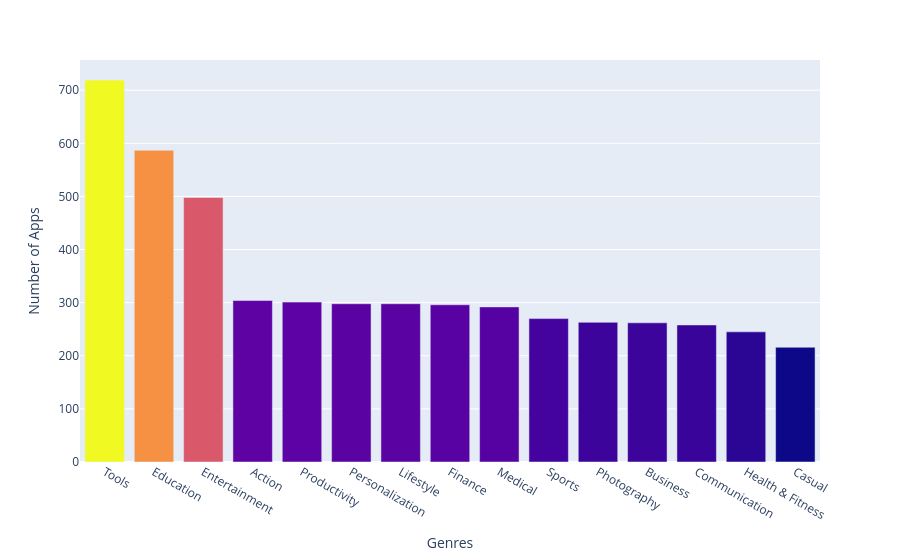

Source (notebook cell):
### Markdown cell above
**Challenge**: Can you create this chart with the Series containing the genre data? 

<img src=https://imgur.com/DbcoQli.png width=400>

Try experimenting with the built in colour scales in Plotly. You can find a full list [here](https://plotly.com/python/builtin-colorscales/). 

* Find a way to set the colour scale using the color_continuous_scale parameter. 
* Find a way to make the color axis disappear by using coloraxis_showscale.

### Code cell
bar_chart = px.bar(x=num_genres.index[:15], 
                   y=num_genres.values[:15],
                   hover_name=num_genres.index[:15],
                   color=num_genres.values[:15],
                   height=500
                  ) 
bar_chart.update_layout(xaxis_title='Genres',
                        yaxis_title='Number of Apps',
                        coloraxis_showscale=False
                       )
bar_chart.show()

### Figure 1 — Plotly figure (JSON) as saved in the notebook; plotly's stock layout.template omitted (floating-point values rounded to 4 significant figures)
{"data": [{"alignmentgroup": "True", "hovertemplate": "<b>%{hovertext}</b><br><br>x=%{x}<br>y=%{y}<br>color=%{marker.color}<extra></extra>", "hovertext": ["Tools", "Education", "Entertainment", "Action", "Productivity", "Personalization", "Lifestyle", "Finance", "Medical", "Sports", "Photography", "Business", "Communication", "Health & Fitness", "Casual"], "legendgroup": "", "marker": {"color": [719, 587, 498, 304, 301, 298, 298, 296, 292, 270, 263, 262, 258, 245, 216], "coloraxis": "coloraxis", "pattern": {"shape": ""}}, "name": "", "offsetgroup": "", "orientation": "v", "showlegend": false, "textposition": "auto", "type": "bar", "x": ["Tools", "Education", "Entertainment", "Action", "Productivity", "Personalization", "Lifestyle", "Finance", "Medical", "Sports", "Photography", "Business", "Communication", "Health & Fitness", "Casual"], "xaxis": "x", "y": [719, 587, 498, 304, 301, 298, 298, 296, 292, 270, 263, 262, 258, 245, 216], "yaxis": "y"}], "layout": {"autosize": true, "barmode": "relative", "coloraxis": {"colorbar": {"title": {"text": "color"}}, "colorscale": [[0, "#0d0887"], [0.1111, "#46039f"], [0.2222, "#7201a8"], [0.3333, "#9c179e"], [0.4444, "#bd3786"], [0.5556, "#d8576b"], [0.6667, "#ed7953"], [0.7778, "#fb9f3a"], [0.8889, "#fdca26"], [1, "#f0f921"]], "showscale": false}, "legend": {"tracegroupgap": 0}, "margin": {"t": 60}, "xaxis": {"anchor": "y", "autorange": true, "domain": [0, 1], "range": [-0.5, 14.5], "title": {"text": "Genres"}, "type": "category"}, "yaxis": {"anchor": "x", "autorange": true, "domain": [0, 1], "range": [0, 756.8], "title": {"text": "Number of Apps"}, "type": "linear"}}}
